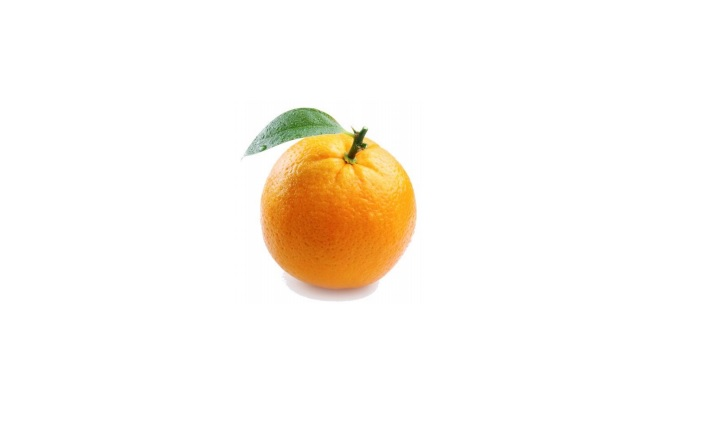
#> input picture 4. Ronny/2. Disciplina Eléctrica y Control/2.3 Vision Artificial/figura1.jpg, 724 x 440 px
$ jupyter execute figura1.ipynb
#> lines starting #> are read from the running program, lines starting #| are printed output that depends on the picture; after the words box and inside, x2 and y2 are one past the last pixel; in counts of white or black regions, pixels touching at a corner belong together
Se importan las librerias necesarias

[cell 1]
import cv2
import numpy as np
import matplotlib.pyplot as plt

Se lee la imagen a procesar y se cambia al mapa de color HSV para su segmentacion

[cell 2]
img = cv2.imread('figura1.jpg')
#> img is the input picture: shape (440, 724, 3); mean B, G, R 241, 247.5, 252.3
img = cv2.cvtColor(img, cv2.COLOR_BGR2RGB)
hsv = cv2.cvtColor(img, cv2.COLOR_BGR2HSV)
#> hsv: shape (440, 724, 3); mean H, S, V 8.5, 13.2, 252.6

Se establece los rangos de las capas HSV para la figura1(naranja), para su respectiva segmentacion.

[cell 3]
lower = np.array([0,12,0])
upper = np.array([179,255,255])

Se saca la respectiva mascara de las figura, esta imagen esta en binario, color blanco y negro.

[cell 4]
mask = cv2.inRange(hsv, lower, upper)
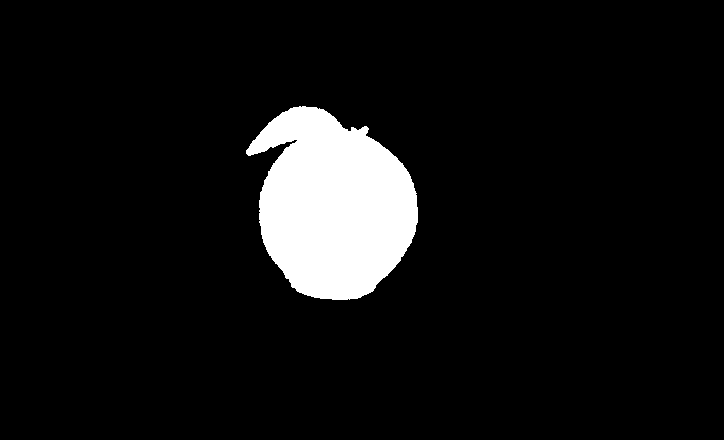
#> mask: shape (440, 724); 7.4% white; 1 white region, box (x1, y1, x2, y2) and area: (246, 106, 418, 300) 23423

Se hace una erosion y dilatacion para eliminar cualquier ruido que se produzca en la segmentacion.

[cell 5]
kernel = np.ones((3,3),np.uint8)
erosion = cv2.erode(mask, kernel, iterations = 1)
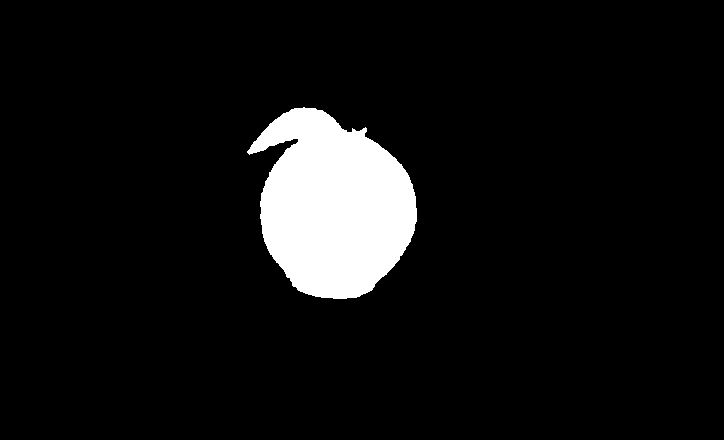
#> erosion: shape (440, 724); 7.1% white; 1 white region, box (x1, y1, x2, y2) and area: (247, 107, 417, 299) 22552
dilate = cv2.dilate(erosion, kernel, iterations = 1)
#> dilate: shape (440, 724); 7.3% white; 1 white region, box (x1, y1, x2, y2) and area: (246, 106, 418, 300) 23410
naranja = cv2.bitwise_and(img, img, mask=dilate)
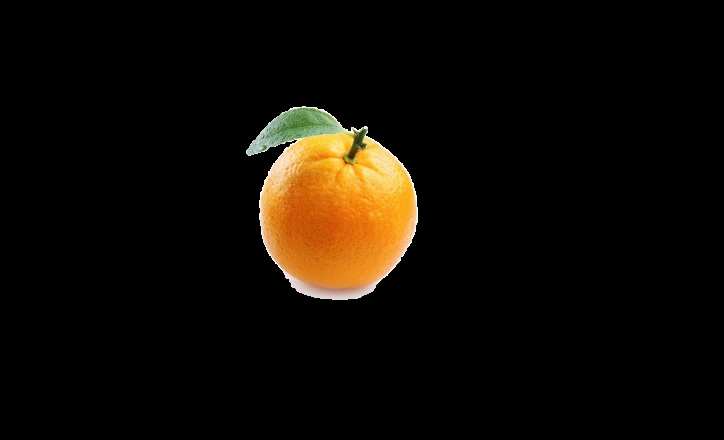
#> naranja: shape (440, 724, 3); mean R, G, B 16.1, 11.3, 4.8
x,y,w,h = cv2.boundingRect(dilate)
#> x = 246; y = 106; w = 172; h = 194

Se encierra a la figura en un rectangulo para ver si el pre-procesamiento resulto correcto y finalmente se plotea el resultado.

[cell 6]
cv2.putText(img,"Figura_1",(x,y-40),cv2.FONT_HERSHEY_COMPLEX,0.8,(0,255,255),2)
cv2.rectangle(img,(x,y),(x+w,y+h),(0,255,0),2)
cv2.circle(img,(x+round(w/2),y+round(h/2)), 8, (255, 0, 0), -1)
cv2.putText(img,"(x:"+str(x+round(w/2))+",y:"+str(y+round(h/2))+")",(x,y-10),cv2.FONT_HERSHEY_COMPLEX,0.8,(0,255,255),2)
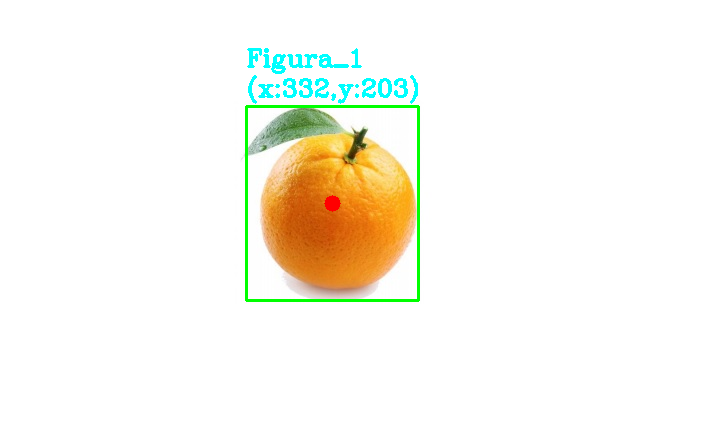
#> img: shape (440, 724, 3); mean R, G, B 248.6, 247.4, 239.3

plt.figure(figsize=(12.8,4.8))
plt.imshow(img)
plt.show

$ run again, with 4. Ronny/2. Disciplina Eléctrica y Control/2.3 Vision Artificial/figura2.jpg copied over 4. Ronny/2. Disciplina Eléctrica y Control/2.3 Vision Artificial/figura1.jpg
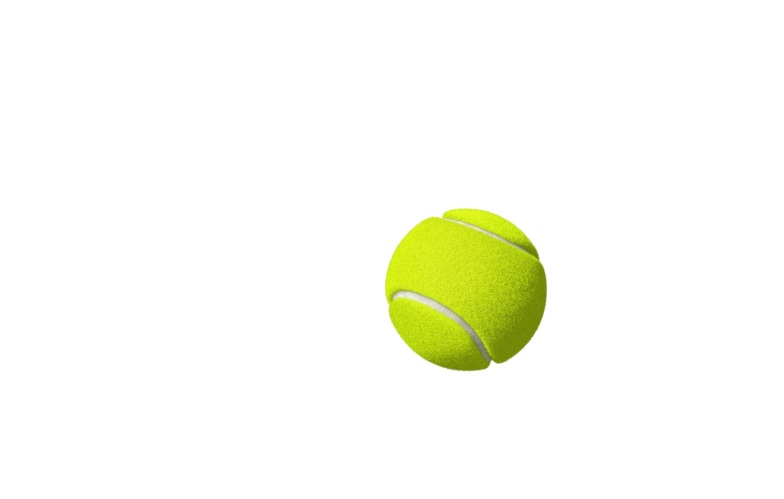
#> input picture 4. Ronny/2. Disciplina Eléctrica y Control/2.3 Vision Artificial/figura2.jpg, 784 x 499 px
#> img is the input picture: shape (499, 784, 3); mean B, G, R 243, 252.3, 251.1
#> hsv: shape (499, 784, 3); mean H, S, V 5.3, 11.6, 252.3
#> `mask = cv2.inRange(hsv, lower, upper)`:
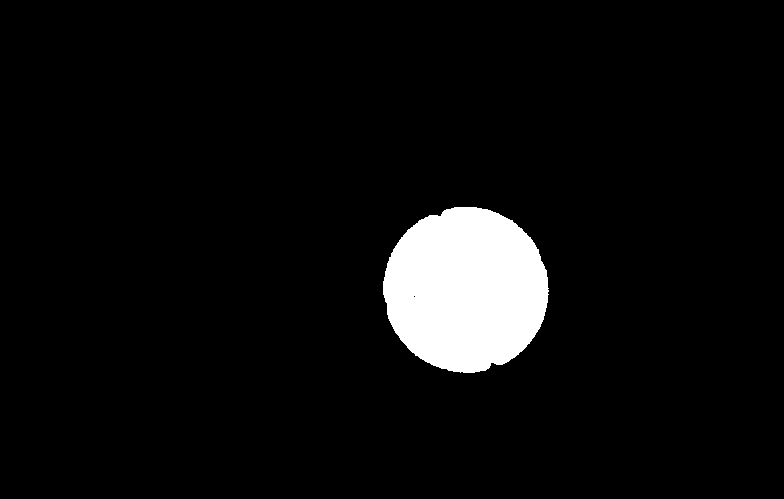
#> mask: shape (499, 784); 5.5% white; 1 white region, box (x1, y1, x2, y2) and area: (383, 207, 549, 373) 21426
#> erosion: shape (499, 784); 5.3% white; 1 white region, box (x1, y1, x2, y2) and area: (384, 208, 547, 372) 20749
#> dilate: shape (499, 784); 5.5% white; 1 white region, box (x1, y1, x2, y2) and area: (383, 207, 548, 373) 21421
#> x = 383; y = 207; w = 165; h = 166
#> `cv2.putText(img,"(x:"+str(x+round(w/2))+",y:"+str(y+round(h/2))+")",(x..`:
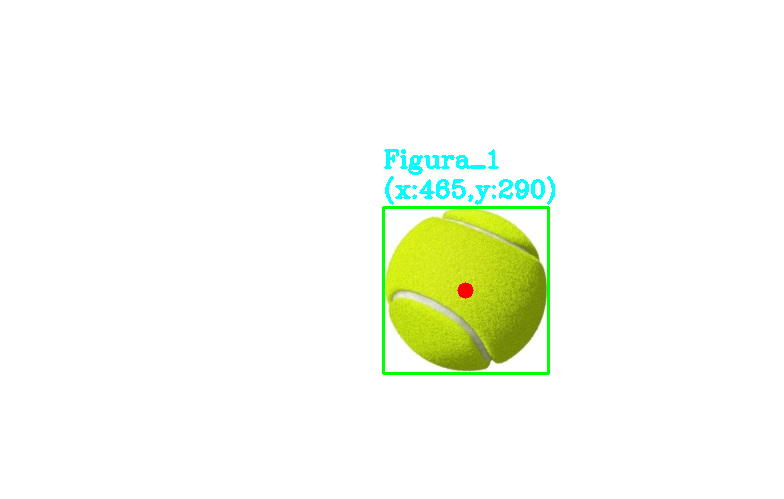
#> img: shape (499, 784, 3); mean R, G, B 248.2, 252.2, 241.8

$ run again, with 4. Ronny/2. Disciplina Eléctrica y Control/2.3 Vision Artificial/images.jpg copied over 4. Ronny/2. Disciplina Eléctrica y Control/2.3 Vision Artificial/figura1.jpg
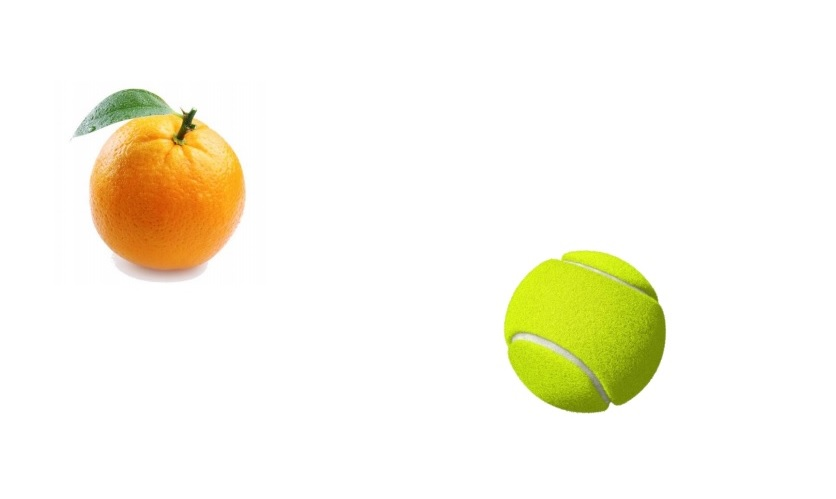
#> input picture 4. Ronny/2. Disciplina Eléctrica y Control/2.3 Vision Artificial/images.jpg, 836 x 499 px
#> img is the input picture: shape (499, 836, 3); mean B, G, R 233.1, 246.7, 249.2
#> hsv: shape (499, 836, 3); mean H, S, V 11.8, 20.9, 250.6
#> `mask = cv2.inRange(hsv, lower, upper)`:
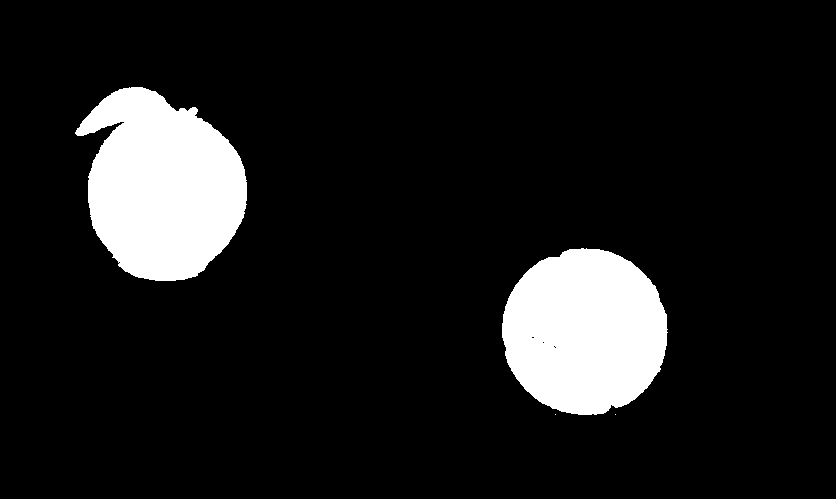
#> mask: shape (499, 836); 10.8% white; 4 white regions (2 under 20 px), largest, box (x1, y1, x2, y2) and area: (75, 87, 247, 281) 23581, (502, 248, 668, 415) 21658
#> erosion: shape (499, 836); 10.5% white; 2 white regions, box (x1, y1, x2, y2) and area: (77, 88, 246, 280) 22719, (503, 249, 666, 414) 20953
#> dilate: shape (499, 836); 10.8% white; 2 white regions, box (x1, y1, x2, y2) and area: (76, 87, 247, 281) 23567, (502, 248, 667, 415) 21653
#> x = 76; y = 87; w = 591; h = 328
#> `cv2.putText(img,"(x:"+str(x+round(w/2))+",y:"+str(y+round(h/2))+")",(x..`:
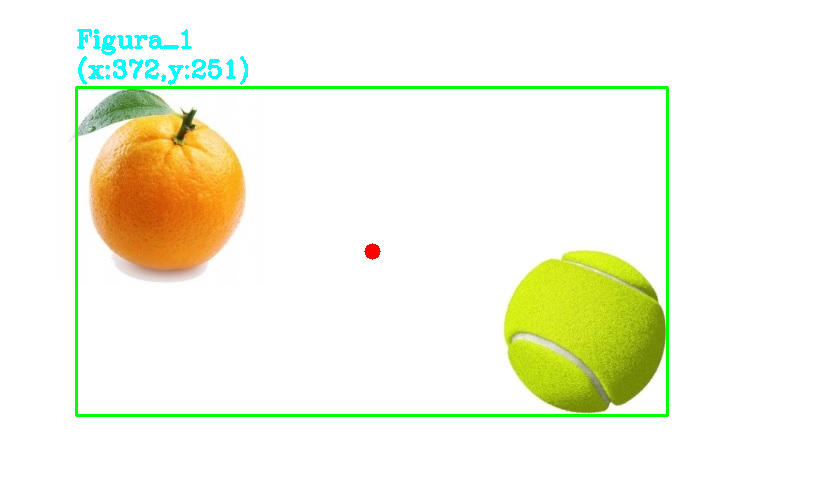
#> img: shape (499, 836, 3); mean R, G, B 244.4, 246.6, 229.6
